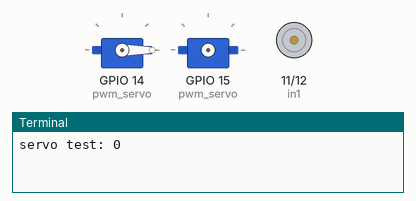
Bench run of a program on a simulated Raspberry Pi (BCM pin numbers). Parts: 2 × servo, motor-driver pin pairs drawn as motors (green arrow = first pin HIGH = forward, orange = second pin HIGH = backward, longer = more drive, scaled by the enable pin), the last lines printed to the terminal. Library files of the repository ran but are not shown: lcd.py, i2c_pcf8574_interface.py.

Above: at 0.05 s.
At 3.85 s:
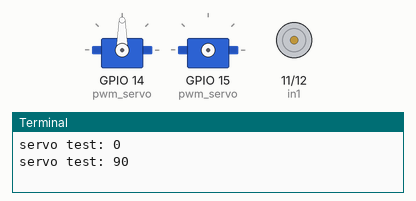
At 5.4 s:
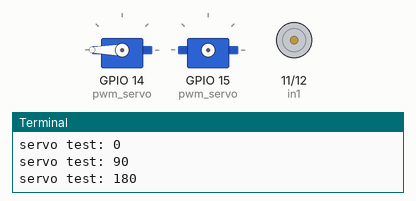
At 7.0 s:
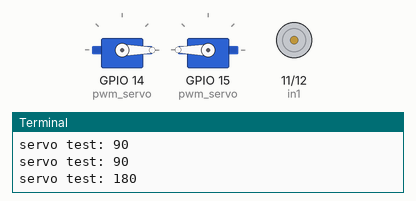
Timing chart, 0 to 9.1 s (numbered marks = the images above):
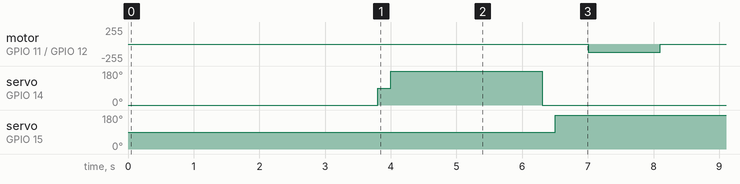

The program:

code.py
```python
import time
import board
import pwmio,busio,displayio, os, terminalio, microcontroller
from digitalio import DigitalInOut, Direction
import digitalio
from adafruit_motor import servo
from lcd.lcd import LCD, CursorMode
from lcd.i2c_pcf8574_interface import I2CPCF8574Interface


ir_sensor_pin = board.GP0
ir_sensor = digitalio.DigitalInOut(ir_sensor_pin)
ir_sensor.direction = digitalio.Direction.INPUT

ir_sensor_pin2 = board.GP1
ir_sensor2 = digitalio.DigitalInOut(ir_sensor_pin2)
ir_sensor2.direction = digitalio.Direction.INPUT

in1 = DigitalInOut(board.GP11)
in1.direction = Direction.OUTPUT
in2 = DigitalInOut(board.GP12)
in2.direction = Direction.OUTPUT
pwm_a = pwmio.PWMOut(board.GP13, frequency=100, duty_cycle=0)

pwm_servo = pwmio.PWMOut(board.GP14, duty_cycle=2 ** 15, frequency=50)
servo1 = servo.Servo(
    pwm_servo, min_pulse=500, max_pulse=2200
)
pwm_servo = pwmio.PWMOut(board.GP15, duty_cycle=2 ** 15, frequency=50)
servo2 = servo.Servo(
    pwm_servo, min_pulse=500, max_pulse=2200
)


def gear_forward():
    in1.value = False
    in2.value = True
    pwm_a.duty_cycle = 0x7FFF

def gear_stop():
    time.sleep(1)
    in1.value = False
    in2.value = False
    pwm_a.duty_cycle = 0
    time.sleep(2)  # Delay for 3 seconds

def gripo_open():
    #print("servo test: 90")
    #servo1.angle = 90
    #time.sleep(1)
    print("servo test: 0")
    servo1.angle = 0
    time.sleep(0.1)
    gear_stop()
    time.sleep(0.7)
    print("servo test: 90")
    servo1.angle = 90
    time.sleep(0.2)
    print("servo test: 180")
    servo1.angle = 180
    time.sleep(0.5)


def gripo_close():

    servo1.angle = 180
    time.sleep(0.3)

    servo1.angle = 0
    time.sleep(0.2)

def servo_default():
    print("servo test: 90")
    servo2.angle = 90
    time.sleep(0.2)
    print("servo test: 90")
    servo2.angle = 90
    time.sleep(0.3)
    gripo_close()
    print("servo test: 180")
    servo2.angle = 180
    time.sleep(0.5)
def servo_box():
    print("servo test: 90")
    servo2.angle = 90
    time.sleep(0.4)
    print("servo test: 0")
    servo2.angle = 0
    time.sleep(0.3)
    print("servo test: 90")
    servo2.angle = 90
    time.sleep(0.5)
    print("servo test: 180")
    servo2.angle = 180
    time.sleep(0.5)


while True:
    if ir_sensor.value == False:

        gear_stop()
    elif ir_sensor2.value == False:
        gripo_open()
        time.sleep(1)


        servo_default()

    gear_forward()
```

Measured:
- by itself, motor on GPIO 11 (in1) / GPIO 12 (in2): alternates backward 127/255 for 1.1 s and stopped for 5.9 s
- by itself, servo on GPIO 14 (pwm_servo): repeats every 7.0 s: 180° 2.3 s, 0° 4.5 s, 90° 0.20 s
- by itself, servo on GPIO 15 (pwm_servo): alternates 180° for 6.0 s and 90° for 1.0 s
